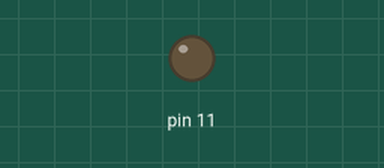
Recording of a sketch running on a simulated Arduino Uno, built with avr-gcc and run on an emulated ATmega328P. Shown: output pins drawn as LEDs (lit = HIGH).

Above: at 0.05 s.
At 3.25 s:
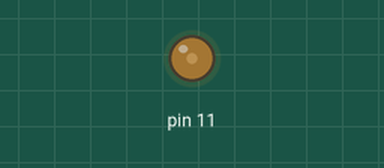
At 6.5 s:
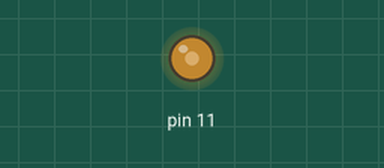
At 13.0 s:
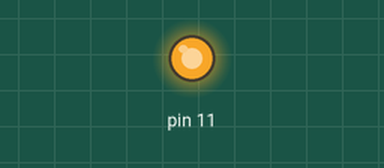
Timing chart, 0 to 16.9 s (numbered marks = the images above):
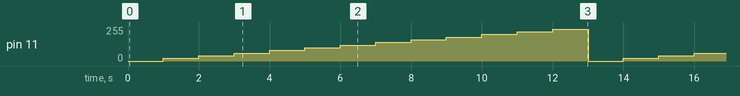

Measured:
- by itself, pin 11: repeats every 13.0 s: 40/255 1.0 s, 60/255 1.0 s, 80/255 1.0 s, 100/255 1.0 s, 120/255 1.0 s, 140/255 1.0 s, 160/255 1.0 s, 180/255 1.0 s, 200/255 1.0 s, 220/255 1.0 s, 240/255 1.0 s, 0/255 1.0 s, 20/255 1.0 s

The sketch:

variable_LED.ino
```cpp
int i=0;

void setup()
{
pinMode(11,OUTPUT);
}

void loop()
{
for(i=0;i<256;i+=20)
{
analogWrite(11,i);
delay(1000);
}
}
```
